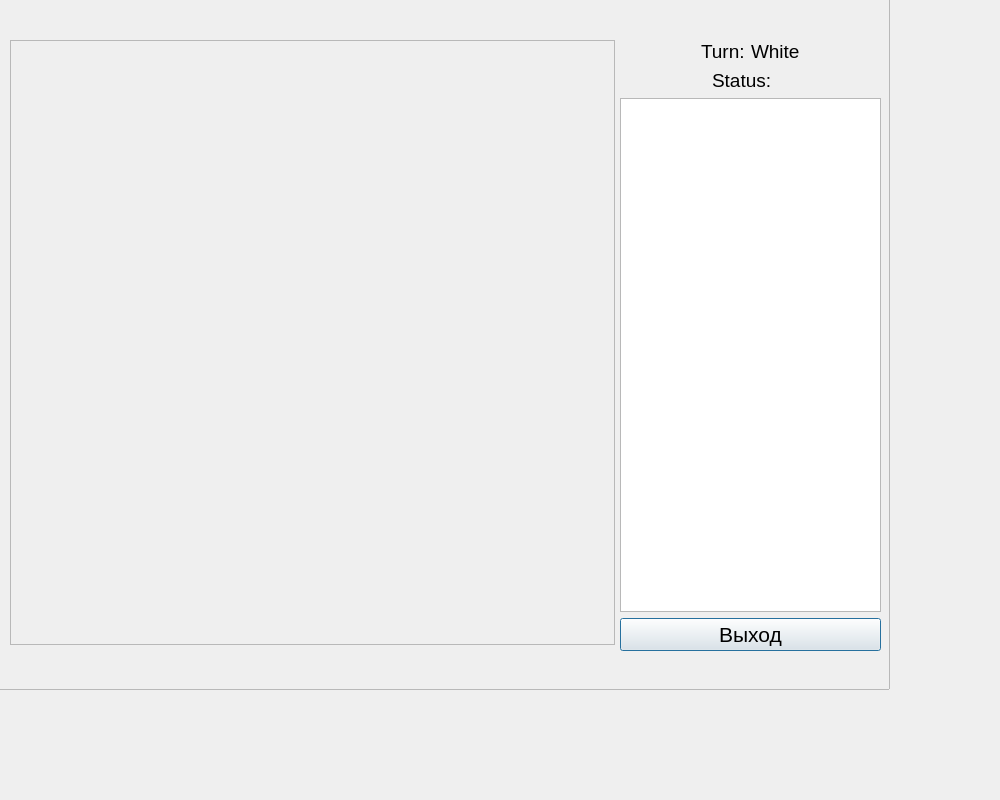
<?xml version="1.0" encoding="UTF-8"?>
<ui version="4.0">
 <class>ReplayGameWindow</class>
 <widget class="QDialog" name="ReplayGameWindow">
  <property name="geometry">
   <rect>
    <x>0</x>
    <y>0</y>
    <width>1000</width>
    <height>800</height>
   </rect>
  </property>
  <property name="windowTitle">
   <string>Dialog</string>
  </property>
  <property name="windowIcon">
   <iconset resource="res.qrc">
    <normaloff>:/icons/img/chess100.ico</normaloff>:/icons/img/chess100.ico</iconset>
  </property>
  <widget class="QFrame" name="frame">
   <property name="geometry">
    <rect>
     <x>-10</x>
     <y>-10</y>
     <width>900</width>
     <height>700</height>
    </rect>
   </property>
   <property name="frameShape">
    <enum>QFrame::Shape::StyledPanel</enum>
   </property>
   <property name="frameShadow">
    <enum>QFrame::Shadow::Raised</enum>
   </property>
   <widget class="QFrame" name="board_frame">
    <property name="geometry">
     <rect>
      <x>20</x>
      <y>50</y>
      <width>605</width>
      <height>605</height>
     </rect>
    </property>
    <property name="frameShape">
     <enum>QFrame::Shape::StyledPanel</enum>
    </property>
    <property name="frameShadow">
     <enum>QFrame::Shadow::Raised</enum>
    </property>
   </widget>
   <widget class="QWidget" name="layoutWidget">
    <property name="geometry">
     <rect>
      <x>630</x>
      <y>50</y>
      <width>261</width>
      <height>611</height>
     </rect>
    </property>
    <layout class="QVBoxLayout" name="verticalLayout">
     <item>
      <layout class="QHBoxLayout" name="horizontalLayout">
       <item>
        <spacer name="horizontalSpacer_3">
         <property name="orientation">
          <enum>Qt::Orientation::Horizontal</enum>
         </property>
         <property name="sizeHint" stdset="0">
          <size>
           <width>40</width>
           <height>20</height>
          </size>
         </property>
        </spacer>
       </item>
       <item>
        <widget class="QLabel" name="label">
         <property name="font">
          <font>
           <pointsize>14</pointsize>
          </font>
         </property>
         <property name="text">
          <string>Turn:</string>
         </property>
        </widget>
       </item>
       <item>
        <widget class="QLabel" name="turn">
         <property name="font">
          <font>
           <pointsize>14</pointsize>
          </font>
         </property>
         <property name="text">
          <string>White</string>
         </property>
        </widget>
       </item>
       <item>
        <spacer name="horizontalSpacer">
         <property name="orientation">
          <enum>Qt::Orientation::Horizontal</enum>
         </property>
         <property name="sizeHint" stdset="0">
          <size>
           <width>40</width>
           <height>20</height>
          </size>
         </property>
        </spacer>
       </item>
      </layout>
     </item>
     <item>
      <layout class="QHBoxLayout" name="horizontalLayout_2">
       <item>
        <spacer name="horizontalSpacer_4">
         <property name="orientation">
          <enum>Qt::Orientation::Horizontal</enum>
         </property>
         <property name="sizeHint" stdset="0">
          <size>
           <width>40</width>
           <height>20</height>
          </size>
         </property>
        </spacer>
       </item>
       <item>
        <widget class="QLabel" name="label_3">
         <property name="font">
          <font>
           <pointsize>14</pointsize>
          </font>
         </property>
         <property name="text">
          <string>Status:</string>
         </property>
        </widget>
       </item>
       <item>
        <widget class="QLabel" name="status">
         <property name="font">
          <font>
           <pointsize>14</pointsize>
          </font>
         </property>
         <property name="text">
          <string/>
         </property>
        </widget>
       </item>
       <item>
        <spacer name="horizontalSpacer_2">
         <property name="orientation">
          <enum>Qt::Orientation::Horizontal</enum>
         </property>
         <property name="sizeHint" stdset="0">
          <size>
           <width>40</width>
           <height>20</height>
          </size>
         </property>
        </spacer>
       </item>
      </layout>
     </item>
     <item>
      <widget class="QListView" name="listView"/>
     </item>
     <item>
      <widget class="QPushButton" name="exit">
       <property name="font">
        <font>
         <pointsize>16</pointsize>
        </font>
       </property>
       <property name="text">
        <string>Выход</string>
       </property>
      </widget>
     </item>
    </layout>
   </widget>
  </widget>
 </widget>
 <resources>
  <include location="res.qrc"/>
 </resources>
 <connections/>
</ui>
